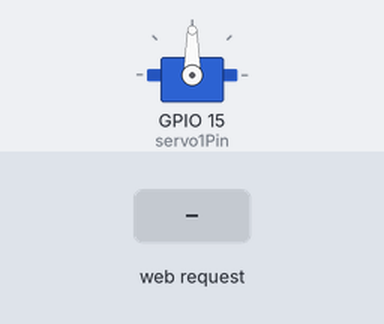
This sketch was run on a simulated ESP32. Parts: servo. The test bench sets the inputs (shaded band). WiFi joins after 1.5 s; servers stay silent unless stated; what the sketch prints to the serial monitor is not drawn.

Above: at 2.7 s.
2.8 s: HTTP request GET /servo received
At 4.0 s:
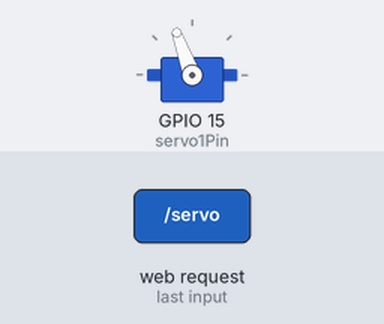
4.3 s: HTTP request GET /move received
At 5.0 s:
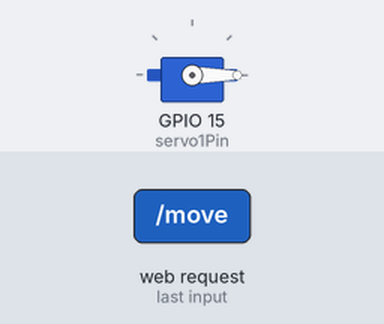
5.8 s: HTTP request GET /servo?do=1 received
At 6.5 s:
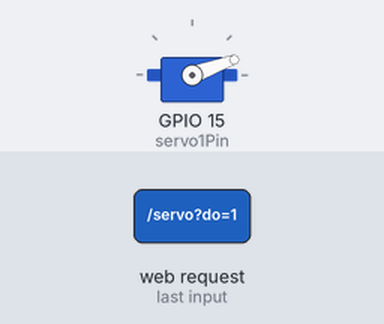
7.3 s: HTTP request GET /servo?do=0 received
At 8.5 s:
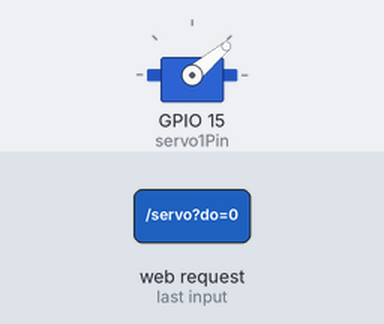
8.8 s: HTTP request GET /servo?do=120 received
At 10.0 s:
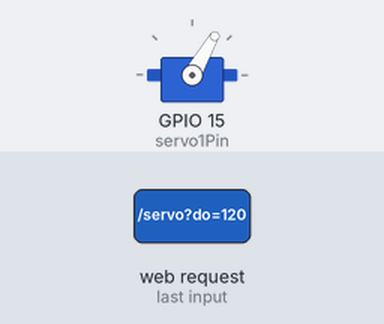
10.3 s: HTTP request GET /move?angle=120 received
At 10.8 s:
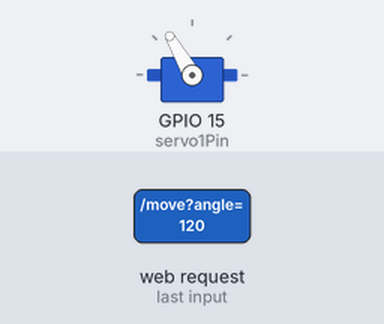
Timing chart, 0 to 12.8 s (numbered marks = the images above; inputs shaded):
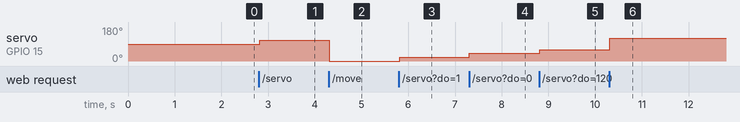

Measured:
- after the input at 2.8 s, servo on GPIO 15 (servo1Pin): 90° → 110° at once
- after the input at 4.3 s, servo on GPIO 15 (servo1Pin): 110° → 0° at once
- after the input at 5.8 s, servo on GPIO 15 (servo1Pin): 0° → 20° at once
- after the input at 7.3 s, servo on GPIO 15 (servo1Pin): 20° → 40° at once
- after the input at 8.8 s, servo on GPIO 15 (servo1Pin): 40° → 60° at once
- after the input at 10.3 s, servo on GPIO 15 (servo1Pin): 60° → 120° at once

The sketch:

wifi_servo.ino
```cpp
#include <Servo_ESP32.h>

static const int servo1Pin = 15;

Servo_ESP32 servo1;
int servo_selector = 1;
int servo1Angle =90;  //Incial
int servo1Step = 20;  //incremento
int servo1Angle_in_percent;

int servo1AngleMin =0;
int servo1AngleMax = 180;

#include "01-SimpleServo_Wifi_page.h"


#include <WiFi.h>
#include <WiFiClient.h>
#include <WebServer.h>
#include <ESPmDNS.h>

const char *ssid = "CASA";
const char *password = "Estaeslapassdem1w1f1";

WebServer server(80);

const int led = 13;

void handleRoot() {
String HTML_page = pageHeader_1;
servo1Angle_in_percent = map(servo1Angle, servo1AngleMin, servo1AngleMax, 0, 100);
 HTML_page.concat(".bar1 {width: " + String(servo1Angle_in_percent)  + "%;}\n");
 HTML_page.concat(pageHeader_2 );
 HTML_page.concat(servo1Control_p1);
 HTML_page.concat("Angle: " + String(servo1Angle) +" ");
 HTML_page.concat(servo1Control_p2);
 HTML_page.concat("</body>\n</html>");

  server.send(200, "text/html", HTML_page);
}

void handleNotFound() {
  digitalWrite(led, 1);
  String message = "File Not Found\n\n";
  message += "URI: ";
  message += server.uri();
  message += "\nMethod: ";
  message += (server.method() == HTTP_GET) ? "GET" : "POST";
  message += "\nArguments: ";
  message += server.args();
  message += "\n";

  for (uint8_t i = 0; i < server.args(); i++) {
    message += " " + server.argName(i) + ": " + server.arg(i) + "\n";
  }

  server.send(404, "text/plain", message);
  digitalWrite(led, 0);
}


void setup() {
    Serial.begin(115200);
    servo1.attach(servo1Pin);


  //Servo control using ESP32 from Robojax.com

  WiFi.mode(WIFI_STA);
  WiFi.begin(ssid, password);
  Serial.println("");


  // Wait for connection
  while (WiFi.status() != WL_CONNECTED) {
    delay(500);
    Serial.print(".");
  }

  Serial.println("");
  Serial.print("Connected to ");
  Serial.println(ssid);
  Serial.print("IP address: ");
  Serial.println(WiFi.localIP());


  if (MDNS.begin("192.168.1.76")) {
    Serial.print("MDNS responder started at http://");
    Serial.println("192.168.1.76");
  }

  server.on("/", handleRoot);
  server.on("/servo", HTTP_GET, handleServo);
  server.on("/move", HTTP_GET, handleServoAngle);
  server.onNotFound(handleNotFound);
  server.begin();
  Serial.println("HTTP server started");
}

void loop() {
	server.handleClient();

        servo1.write(servo1Angle);
        Serial.println(servo_selector);
        delay(20);

}


void handleServo() {
  if(server.arg("do") == "s1less" )
  {
    servo1Angle -=servo1Step;

      if(servo1Angle <= servo1AngleMin)
      {
        servo1Angle = servo1AngleMin;
      }
  }else
  {
    servo1Angle +=servo1Step;

      if(servo1Angle >= servo1AngleMax)
      {
        servo1Angle =servo1AngleMax;
      }
  }
  handleRoot();
}//handleServo() end


void handleServoAngle() {


  int servoAngle =server.arg("angle").toInt();


  if(servoAngle >=0 || servoAngle <=180)
  {
    servo1Angle =servoAngle;

  }


  handleRoot();
}//handleServoAngle() end


void handleSelector() {

  int selector = server.arg("selec").toInt();
  if(selector >=0 || selector <=4){
    servo_selector = selector;
     Serial.println(servo_selector);
    }
  handleRoot();
}//handleServo() end
```

01-SimpleServo_Wifi_page.h
```cpp
const char pageHeader_1[]  PROGMEM = R"header1(
<!DOCTYPE html>
<html>
<head>
<title>Robojax ESP32 Servo Motor Control</title>
<meta name="viewport" content="width=device-width, initial-scale=1">
<style>
* {box-sizing: border-box}
.table{
    width:100%;
    display:table;
}
.row{
    display:table-row;
}


.fixedCell {
    width:15%;
    display:table-cell;

}

.cell{
    display: table-cell;
    background: green;
}

.progress_bar {
  font-size: 20px;
  text-align: right;
  padding-top: 10px;
  padding-bottom: 10px;
  padding-right:10px;
  color: white;
  float:left;
  background-color:#34c0eb;
}

.buttonsDiv {
  display: flex;
  justify-content: center;
  float:auto;
}
.startStop{
     font-size: 20px;
   background-color: #f44336;
    color: #ffffff;
    border-color: #f44336;
    border: none;
    display: inline-block;
    padding: 7px 10px;
    vertical-align: middle;
}

)header1";


const char pageHeader_2[] PROGMEM = R"robojaxSpeed2(
.nextprev a.rj-right, .nextprev a.rj-left {
    background-color: #f44336;
    color: #ffffff;
    border-color: #f44336;
}
.angleButton a {
    font-size: 40px;
    border: 1px solid #cccccc;
    display: table-caption;

}


.nextprev a {
    font-size: 20px;
    border: 1px solid #cccccc;
}
.rj-right {
    float: right!important;
}
.rj-left {
    float: left!important;
}
.rj-btn, .rj-button {
    border: none;
    display: inline-block;
    padding: 7px 10px;
    vertical-align: middle;
    overflow: hidden;
    text-decoration: none;
    color: inherit;
    background-color: inherit;
    text-align: center;
    cursor: pointer;
    white-space: nowrap;
}
</style>
</head>
<body>

<h1>Robojax ESP32 Servo Motor control</h1>)robojaxSpeed2";


////////////////for motor 1 part 1///////////////
const char servo1Control_p1[] PROGMEM = R"robojaxSpeed3(
<h2>Servo 1 Control</h2>
<div class="table">
    <div class="row">
        <div class="fixedCell">
            <div class="nextprev">
            <a class="rj-left rj-btn" href="/servo?do=s1less">-</a>
            </div>

        </div><!--fixedCell -->


        <div class="progress_bar bar1">)robojaxSpeed3";


////////////////for servo1 1 part 2///////////////
const char servo1Control_p2[] PROGMEM = R"robojaxSpeed4( deg.</strong></div>

        <div class="fixedCell">

          <div class="nextprev">
          <a class="rj-right rj-btn" href="/servo?do=s1more">+</a>
          </div>

        </div><!--fixedCell -->
    </div><!--row -->
</div><!--table -->
<div class="table">
    <div class="row">
    <div class="row">
         <div class="fixedCell angleButton colspan">
          <a class="rj-btn" href="/move?angle=0">0</a>
         </div>
        <div class="fixedCell angleButton colspan">
          <a class="rj-btn angleButton" href="/move?angle=45">45</a>
         </div>

        <div class="fixedCell angleButton colspan">
          <a class="rj-btn" href="/move?angle=90">900</a>
         </div>

        <div class="fixedCell angleButton colspan">
          <a class="rj-btn" href="/move?angle=135">135</a>
         </div>

        <div class="fixedCell angleButton colspan">
          <a class="rj-btn" href="/move?angle=180">180</a>
         </div>
    </div><!--row -->
</div><!--table -->
)robojaxSpeed4";
```
